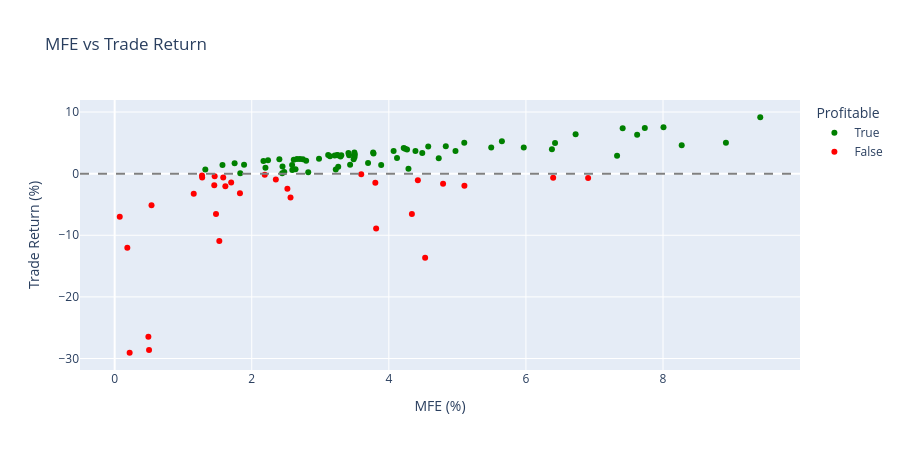

Notebook source saved alongside this figure:
### Markdown cell above
**Interpretation**: The MAE scatter identifies the stop zone where negative-return
trades cluster. If many winners survive beyond that zone, the stop is too tight.

### Code cell
# MFE vs Trade Return scatter
fig = px.scatter(
    mae_mfe_df,
    x="mfe_pct",
    y="trade_return",
    color="is_winner",
    color_discrete_map={True: "green", False: "red"},
    title="MFE vs Trade Return",
    labels={"mfe_pct": "MFE (%)", "trade_return": "Trade Return (%)", "is_winner": "Profitable"},
)

fig.add_hline(y=0, line_dash="dash", line_color="gray")

fig.update_layout(height=450)
fig.show()

### Figure 1 — Plotly figure (JSON) as saved in the notebook; plotly's stock layout.template omitted (floating-point values rounded to 4 significant figures)
{"data": [{"hovertemplate": "Profitable=True<br>MFE (%)=%{x}<br>Trade Return (%)=%{y}<extra></extra>", "legendgroup": "True", "marker": {"color": "green", "symbol": "circle"}, "mode": "markers", "name": "True", "orientation": "v", "showlegend": true, "type": "scatter", "x": [2.982, 2.659, 2.746, 2.449, 3.888, 1.573, 1.888, 4.266, 4.972, 3.25, 2.2, 4.07, 7.623, 3.307, 2.794, 2.474, 2.592, 4.217, 4.831, 4.237, 6.425, 4.388, 3.487, 3.777, 2.238, 3.771, 2.613, 5.494, 3.435, 2.638, 3.25, 3.142, 3.697, 3.115, 6.725, 8.918, 8.007, 7.411, 4.488, 8.273, 4.728, 7.735, 9.419, 4.575, 5.101, 1.833, 1.323, 3.498, 3.41, 3.295, 3.504, 4.119, 3.5, 3.21, 2.171, 2.702, 3.226, 2.403, 3.421, 6.379, 4.286, 5.65, 2.589, 7.33, 2.444, 2.824, 1.75, 5.968, 3.262], "xaxis": "x", "y": [2.437, 2.384, 2.34, 1.163, 1.412, 1.414, 1.46, 3.915, 3.677, 2.97, 0.9458, 3.691, 6.325, 2.977, 2.085, 0.268, 0.6024, 4.174, 4.434, 4.032, 4.977, 3.69, 2.322, 3.281, 2.168, 3.421, 2.256, 4.226, 1.43, 0.7092, 3.012, 2.842, 1.725, 3.045, 6.388, 5.001, 7.523, 7.369, 3.34, 4.6, 2.512, 7.392, 9.154, 4.403, 5.027, 0.07467, 0.6566, 3.42, 3.347, 2.764, 3.107, 2.555, 2.704, 2.941, 2.041, 2.36, 0.6716, 2.349, 3.002, 3.978, 0.7913, 5.252, 1.407, 2.921, 0.06869, 0.2145, 1.673, 4.244, 1.122], "yaxis": "y"}, {"hovertemplate": "Profitable=False<br>MFE (%)=%{x}<br>Trade Return (%)=%{y}<extra></extra>", "legendgroup": "False", "marker": {"color": "red", "symbol": "circle"}, "mode": "markers", "name": "False", "orientation": "v", "showlegend": true, "type": "scatter", "x": [1.7, 1.454, 1.615, 3.815, 1.527, 0.492, 0.2187, 0.5016, 4.53, 3.597, 1.274, 6.908, 1.459, 1.584, 2.52, 1.277, 2.352, 0.07431, 6.398, 4.337, 1.479, 2.566, 4.791, 5.103, 0.1849, 3.803, 4.423, 1.828, 0.5378, 2.19, 1.154], "xaxis": "x", "y": [-1.441, -1.87, -2.034, -8.912, -10.93, -26.47, -29.07, -28.62, -13.65, -0.09402, -0.2802, -0.7033, -0.4319, -0.6264, -2.468, -0.6166, -0.943, -7.007, -0.6474, -6.554, -6.56, -3.874, -1.621, -1.982, -12.04, -1.472, -1.081, -3.162, -5.111, -0.159, -3.272], "yaxis": "y"}], "layout": {"height": 450, "legend": {"title": {"text": "Profitable"}, "tracegroupgap": 0}, "shapes": [{"line": {"color": "gray", "dash": "dash"}, "type": "line", "x0": 0, "x1": 1, "xref": "x domain", "y0": 0, "y1": 0, "yref": "y"}], "title": {"text": "MFE vs Trade Return"}, "xaxis": {"anchor": "y", "domain": [0.0, 1.0], "title": {"text": "MFE (%)"}}, "yaxis": {"anchor": "x", "domain": [0.0, 1.0], "title": {"text": "Trade Return (%)"}}}}
